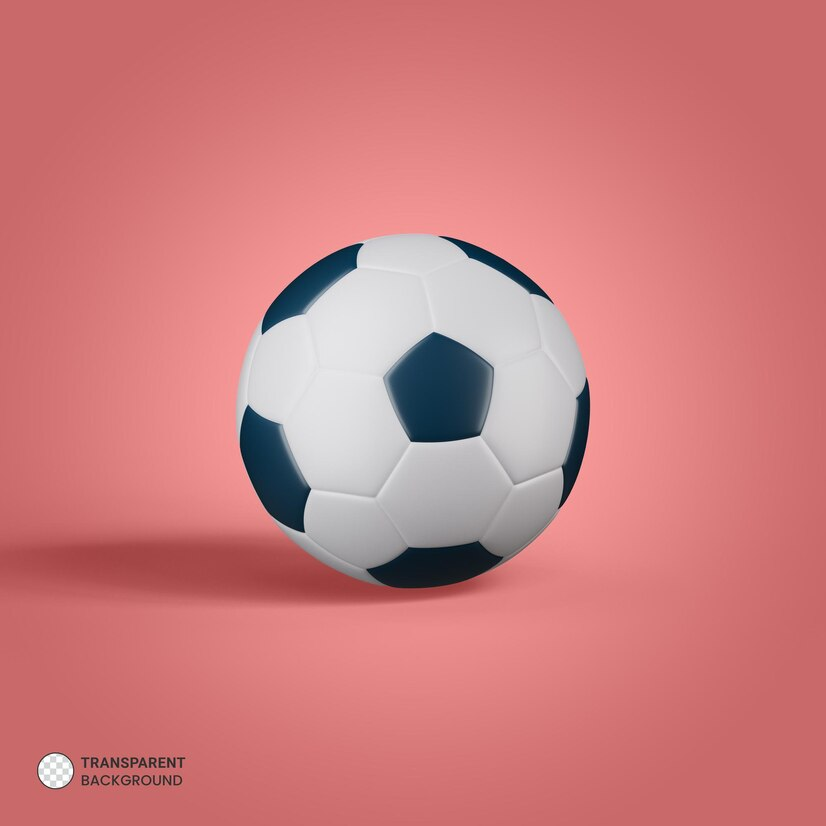
#> input picture soccer.jpg, 826 x 826 px
$ python 15_OpenCV.py
#> lines starting #> are read from the running program, lines starting #| are printed output that depends on the picture
# -*- coding: utf-8 -*-
"""
Created on Fri Jan 12 13:36:33 2024

@author: User
"""

import cv2

img1 = cv2.imread('soccer.jpg', cv2.IMREAD_COLOR)
#> img1 is the input picture: shape (826, 826, 3); mean B, G, R 126, 124.7, 205

img2 = cv2.stylization(img1, sigma_s=100, sigma_r=0.9)
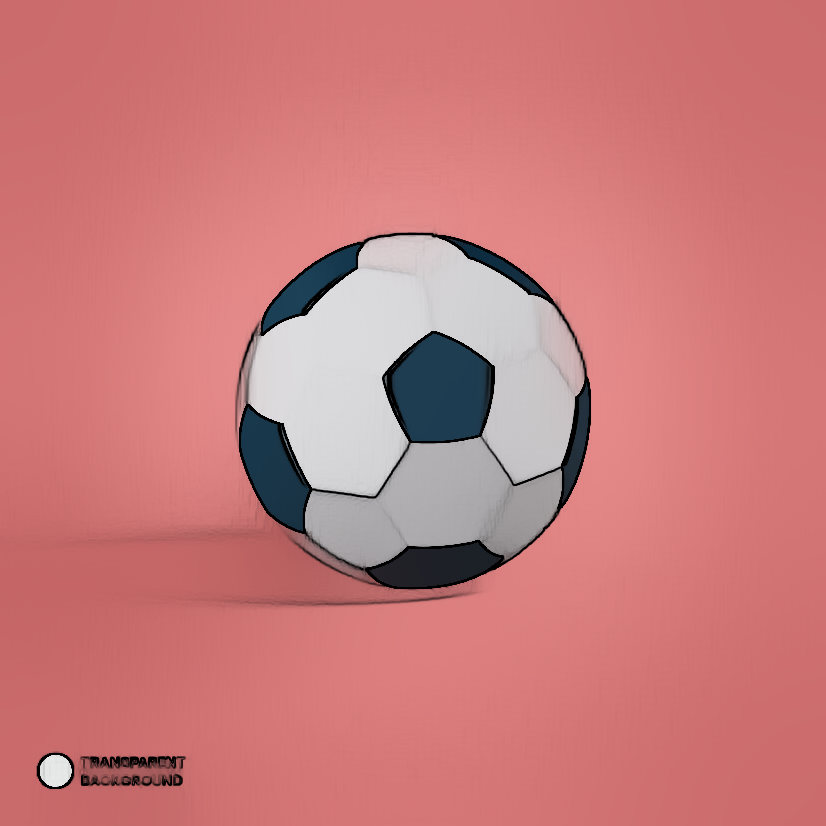
#> img2: shape (826, 826, 3); mean B, G, R 123.5, 122.3, 201.6
cv2.imshow('original', img1)
cv2.imshow('result', img2)

#> (the run stopped early here; a loop or call above may not have finished)
